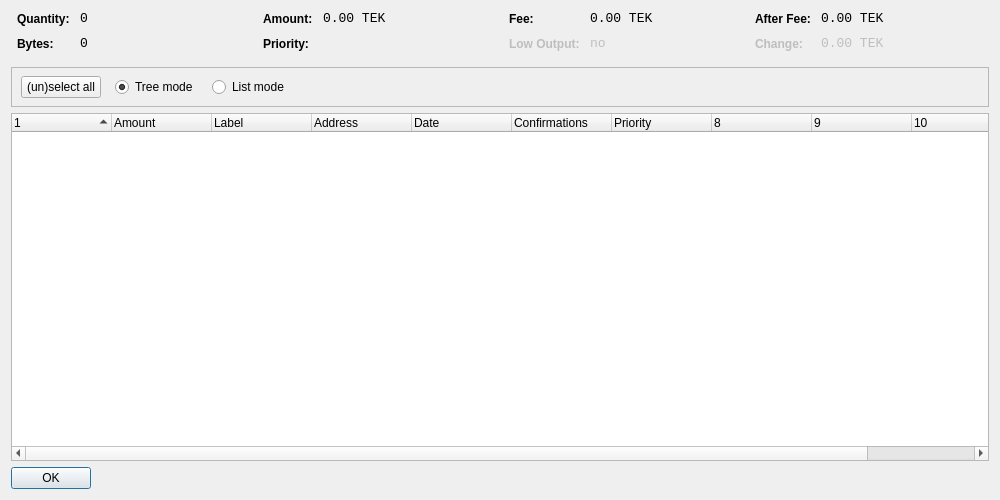
<?xml version="1.0" encoding="UTF-8"?>
<ui version="4.0">
 <class>CoinControlDialog</class>
 <widget class="QDialog" name="CoinControlDialog">
  <property name="geometry">
   <rect>
    <x>0</x>
    <y>0</y>
    <width>1000</width>
    <height>500</height>
   </rect>
  </property>
  <property name="windowTitle">
   <string>Coin Control</string>
  </property>
  <layout class="QVBoxLayout" name="verticalLayout">
   <item>
    <layout class="QHBoxLayout" name="horizontalLayoutTop" stretch="0,0,0,0">
     <property name="topMargin">
      <number>0</number>
     </property>
     <property name="bottomMargin">
      <number>10</number>
     </property>
     <item>
      <layout class="QFormLayout" name="formLayoutCoinControl1">
       <property name="horizontalSpacing">
        <number>10</number>
       </property>
       <property name="verticalSpacing">
        <number>10</number>
       </property>
       <property name="leftMargin">
        <number>6</number>
       </property>
       <property name="rightMargin">
        <number>6</number>
       </property>
       <item row="0" column="0">
        <widget class="QLabel" name="labelCoinControlQuantityText">
         <property name="styleSheet">
          <string notr="true">font-weight:bold;</string>
         </property>
         <property name="text">
          <string>Quantity:</string>
         </property>
        </widget>
       </item>
       <item row="0" column="1">
        <widget class="QLabel" name="labelCoinControlQuantity">
         <property name="font">
          <font>
           <family>Monospace</family>
           <pointsize>10</pointsize>
          </font>
         </property>
         <property name="cursor">
          <cursorShape>IBeamCursor</cursorShape>
         </property>
         <property name="contextMenuPolicy">
          <enum>Qt::ActionsContextMenu</enum>
         </property>
         <property name="text">
          <string>0</string>
         </property>
         <property name="textInteractionFlags">
          <set>Qt::LinksAccessibleByMouse|Qt::TextSelectableByKeyboard|Qt::TextSelectableByMouse</set>
         </property>
        </widget>
       </item>
       <item row="1" column="0">
        <widget class="QLabel" name="labelCoinControlBytesText">
         <property name="styleSheet">
          <string notr="true">font-weight:bold;</string>
         </property>
         <property name="text">
          <string>Bytes:</string>
         </property>
        </widget>
       </item>
       <item row="1" column="1">
        <widget class="QLabel" name="labelCoinControlBytes">
         <property name="font">
          <font>
           <family>Monospace</family>
           <pointsize>10</pointsize>
          </font>
         </property>
         <property name="cursor">
          <cursorShape>IBeamCursor</cursorShape>
         </property>
         <property name="contextMenuPolicy">
          <enum>Qt::ActionsContextMenu</enum>
         </property>
         <property name="text">
          <string>0</string>
         </property>
         <property name="textInteractionFlags">
          <set>Qt::LinksAccessibleByMouse|Qt::TextSelectableByKeyboard|Qt::TextSelectableByMouse</set>
         </property>
        </widget>
       </item>
      </layout>
     </item>
     <item>
      <layout class="QFormLayout" name="formLayoutCoinControl2">
       <property name="horizontalSpacing">
        <number>10</number>
       </property>
       <property name="verticalSpacing">
        <number>10</number>
       </property>
       <property name="leftMargin">
        <number>6</number>
       </property>
       <property name="rightMargin">
        <number>6</number>
       </property>
       <item row="0" column="0">
        <widget class="QLabel" name="labelCoinControlAmountText">
         <property name="styleSheet">
          <string notr="true">font-weight:bold;</string>
         </property>
         <property name="text">
          <string>Amount:</string>
         </property>
        </widget>
       </item>
       <item row="0" column="1">
        <widget class="QLabel" name="labelCoinControlAmount">
         <property name="font">
          <font>
           <family>Monospace</family>
           <pointsize>10</pointsize>
          </font>
         </property>
         <property name="cursor">
          <cursorShape>IBeamCursor</cursorShape>
         </property>
         <property name="contextMenuPolicy">
          <enum>Qt::ActionsContextMenu</enum>
         </property>
         <property name="text">
          <string>0.00 TEK</string>
         </property>
         <property name="textInteractionFlags">
          <set>Qt::LinksAccessibleByMouse|Qt::TextSelectableByKeyboard|Qt::TextSelectableByMouse</set>
         </property>
        </widget>
       </item>
       <item row="1" column="0">
        <widget class="QLabel" name="labelCoinControlPriorityText">
         <property name="styleSheet">
          <string notr="true">font-weight:bold;</string>
         </property>
         <property name="text">
          <string>Priority:</string>
         </property>
        </widget>
       </item>
       <item row="1" column="1">
        <widget class="QLabel" name="labelCoinControlPriority">
         <property name="font">
          <font>
           <family>Monospace</family>
           <pointsize>10</pointsize>
          </font>
         </property>
         <property name="cursor">
          <cursorShape>IBeamCursor</cursorShape>
         </property>
         <property name="contextMenuPolicy">
          <enum>Qt::ActionsContextMenu</enum>
         </property>
         <property name="text">
          <string/>
         </property>
         <property name="textInteractionFlags">
          <set>Qt::LinksAccessibleByMouse|Qt::TextSelectableByKeyboard|Qt::TextSelectableByMouse</set>
         </property>
        </widget>
       </item>
      </layout>
     </item>
     <item>
      <layout class="QFormLayout" name="formLayoutCoinControl3">
       <property name="horizontalSpacing">
        <number>10</number>
       </property>
       <property name="verticalSpacing">
        <number>10</number>
       </property>
       <property name="leftMargin">
        <number>6</number>
       </property>
       <property name="rightMargin">
        <number>6</number>
       </property>
       <item row="0" column="0">
        <widget class="QLabel" name="labelCoinControlFeeText">
         <property name="styleSheet">
          <string notr="true">font-weight:bold;</string>
         </property>
         <property name="text">
          <string>Fee:</string>
         </property>
        </widget>
       </item>
       <item row="0" column="1">
        <widget class="QLabel" name="labelCoinControlFee">
         <property name="font">
          <font>
           <family>Monospace</family>
           <pointsize>10</pointsize>
          </font>
         </property>
         <property name="cursor">
          <cursorShape>IBeamCursor</cursorShape>
         </property>
         <property name="contextMenuPolicy">
          <enum>Qt::ActionsContextMenu</enum>
         </property>
         <property name="text">
          <string>0.00 TEK</string>
         </property>
         <property name="textInteractionFlags">
          <set>Qt::LinksAccessibleByMouse|Qt::TextSelectableByKeyboard|Qt::TextSelectableByMouse</set>
         </property>
        </widget>
       </item>
       <item row="1" column="0">
        <widget class="QLabel" name="labelCoinControlLowOutputText">
         <property name="enabled">
          <bool>false</bool>
         </property>
         <property name="styleSheet">
          <string notr="true">font-weight:bold;</string>
         </property>
         <property name="text">
          <string>Low Output:</string>
         </property>
        </widget>
       </item>
       <item row="1" column="1">
        <widget class="QLabel" name="labelCoinControlLowOutput">
         <property name="enabled">
          <bool>false</bool>
         </property>
         <property name="font">
          <font>
           <family>Monospace</family>
           <pointsize>10</pointsize>
          </font>
         </property>
         <property name="cursor">
          <cursorShape>IBeamCursor</cursorShape>
         </property>
         <property name="contextMenuPolicy">
          <enum>Qt::ActionsContextMenu</enum>
         </property>
         <property name="text">
          <string>no</string>
         </property>
         <property name="textInteractionFlags">
          <set>Qt::LinksAccessibleByMouse|Qt::TextSelectableByKeyboard|Qt::TextSelectableByMouse</set>
         </property>
        </widget>
       </item>
      </layout>
     </item>
     <item>
      <layout class="QFormLayout" name="formLayoutCoinControl4">
       <property name="horizontalSpacing">
        <number>10</number>
       </property>
       <property name="verticalSpacing">
        <number>10</number>
       </property>
       <property name="leftMargin">
        <number>6</number>
       </property>
       <property name="rightMargin">
        <number>6</number>
       </property>
       <item row="0" column="0">
        <widget class="QLabel" name="labelCoinControlAfterFeeText">
         <property name="styleSheet">
          <string notr="true">font-weight:bold;</string>
         </property>
         <property name="text">
          <string>After Fee:</string>
         </property>
        </widget>
       </item>
       <item row="0" column="1">
        <widget class="QLabel" name="labelCoinControlAfterFee">
         <property name="font">
          <font>
           <family>Monospace</family>
           <pointsize>10</pointsize>
          </font>
         </property>
         <property name="cursor">
          <cursorShape>IBeamCursor</cursorShape>
         </property>
         <property name="contextMenuPolicy">
          <enum>Qt::ActionsContextMenu</enum>
         </property>
         <property name="text">
          <string>0.00 TEK</string>
         </property>
         <property name="textInteractionFlags">
          <set>Qt::LinksAccessibleByMouse|Qt::TextSelectableByKeyboard|Qt::TextSelectableByMouse</set>
         </property>
        </widget>
       </item>
       <item row="1" column="0">
        <widget class="QLabel" name="labelCoinControlChangeText">
         <property name="enabled">
          <bool>false</bool>
         </property>
         <property name="styleSheet">
          <string notr="true">font-weight:bold;</string>
         </property>
         <property name="text">
          <string>Change:</string>
         </property>
        </widget>
       </item>
       <item row="1" column="1">
        <widget class="QLabel" name="labelCoinControlChange">
         <property name="enabled">
          <bool>false</bool>
         </property>
         <property name="font">
          <font>
           <family>Monospace</family>
           <pointsize>10</pointsize>
          </font>
         </property>
         <property name="cursor">
          <cursorShape>IBeamCursor</cursorShape>
         </property>
         <property name="contextMenuPolicy">
          <enum>Qt::ActionsContextMenu</enum>
         </property>
         <property name="text">
          <string>0.00 TEK</string>
         </property>
         <property name="textInteractionFlags">
          <set>Qt::LinksAccessibleByMouse|Qt::TextSelectableByKeyboard|Qt::TextSelectableByMouse</set>
         </property>
        </widget>
       </item>
      </layout>
     </item>
    </layout>
   </item>
   <item>
    <widget class="QFrame" name="frame">
     <property name="minimumSize">
      <size>
       <width>0</width>
       <height>40</height>
      </size>
     </property>
     <property name="frameShape">
      <enum>QFrame::StyledPanel</enum>
     </property>
     <property name="frameShadow">
      <enum>QFrame::Sunken</enum>
     </property>
     <widget class="QWidget" name="horizontalLayoutWidget">
      <property name="geometry">
       <rect>
        <x>10</x>
        <y>0</y>
        <width>781</width>
        <height>41</height>
       </rect>
      </property>
      <layout class="QHBoxLayout" name="horizontalLayoutPanel" stretch="0,0,0,0,0">
       <property name="spacing">
        <number>14</number>
       </property>
       <item>
        <widget class="QPushButton" name="pushButtonSelectAll">
         <property name="sizePolicy">
          <sizepolicy hsizetype="Maximum" vsizetype="Fixed">
           <horstretch>0</horstretch>
           <verstretch>0</verstretch>
          </sizepolicy>
         </property>
         <property name="text">
          <string>(un)select all</string>
         </property>
        </widget>
       </item>
       <item>
        <widget class="QRadioButton" name="radioTreeMode">
         <property name="sizePolicy">
          <sizepolicy hsizetype="Maximum" vsizetype="Fixed">
           <horstretch>0</horstretch>
           <verstretch>0</verstretch>
          </sizepolicy>
         </property>
         <property name="text">
          <string>Tree mode</string>
         </property>
         <property name="checked">
          <bool>true</bool>
         </property>
        </widget>
       </item>
       <item>
        <widget class="QRadioButton" name="radioListMode">
         <property name="sizePolicy">
          <sizepolicy hsizetype="Maximum" vsizetype="Fixed">
           <horstretch>0</horstretch>
           <verstretch>0</verstretch>
          </sizepolicy>
         </property>
         <property name="text">
          <string>List mode</string>
         </property>
        </widget>
       </item>
<!--       <item>
        <widget class="QLabel" name="labelLocked">
         <property name="text">
          <string>(1 locked)</string>
         </property>
        </widget>
       </item>
-->
       <item>
        <spacer name="horizontalSpacer">
         <property name="orientation">
          <enum>Qt::Horizontal</enum>
         </property>
         <property name="sizeHint" stdset="0">
          <size>
           <width>40</width>
           <height>20</height>
          </size>
         </property>
        </spacer>
       </item>
      </layout>
     </widget>
    </widget>
   </item>
   <item>
    <widget class="CoinControlTreeWidget" name="treeWidget">
     <property name="contextMenuPolicy">
      <enum>Qt::CustomContextMenu</enum>
     </property>
     <property name="sortingEnabled">
      <bool>false</bool>
     </property>
     <property name="columnCount">
      <number>11</number>
     </property>
     <attribute name="headerShowSortIndicator" stdset="0">
      <bool>true</bool>
     </attribute>
     <attribute name="headerStretchLastSection">
      <bool>false</bool>
     </attribute>
     <column>
      <property name="text">
       <string/>
      </property>
     </column>
     <column>
      <property name="text">
       <string>Amount</string>
      </property>
     </column>
     <column>
      <property name="text">
       <string notr="true">Label</string>
      </property>
     </column>
     <column>
      <property name="text">
       <string>Address</string>
      </property>
     </column>
     <column>
      <property name="text">
       <string>Date</string>
      </property>
     </column>
     <column>
      <property name="text">
       <string>Confirmations</string>
      </property>
      <property name="toolTip">
       <string>Confirmed</string>
      </property>
     </column>
     <column>
      <property name="text">
       <string>Priority</string>
      </property>
     </column>
     <column>
      <property name="text">
       <string/>
      </property>
     </column>
     <column>
      <property name="text">
       <string/>
      </property>
     </column>
     <column>
      <property name="text">
       <string/>
      </property>
     </column>
     <column>
      <property name="text">
       <string/>
      </property>
     </column>
    </widget>
   </item>
   <item>
    <widget class="QDialogButtonBox" name="buttonBox">
     <property name="sizePolicy">
      <sizepolicy hsizetype="Maximum" vsizetype="Fixed">
       <horstretch>0</horstretch>
       <verstretch>0</verstretch>
      </sizepolicy>
     </property>
     <property name="orientation">
      <enum>Qt::Horizontal</enum>
     </property>
     <property name="standardButtons">
      <set>QDialogButtonBox::Ok</set>
     </property>
    </widget>
   </item>
  </layout>
 </widget>
 <customwidgets>
  <customwidget>
   <class>CoinControlTreeWidget</class>
   <extends>QTreeWidget</extends>
   <header>coincontroltreewidget.h</header>
  </customwidget>
 </customwidgets>
 <resources/>
 <connections/>
</ui>
